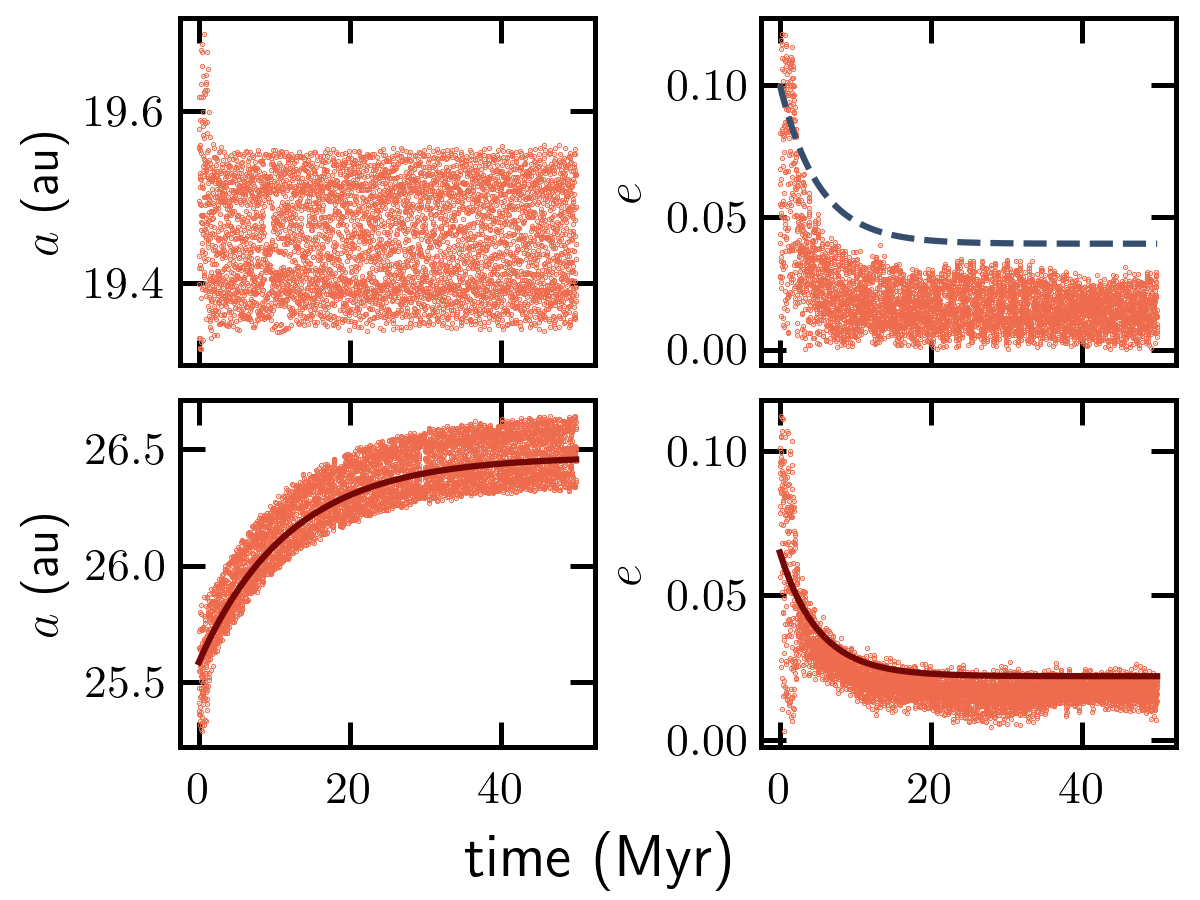

This figure's Python source:
import matplotlib.pyplot as plt
import numpy as np
import glob
plt.style.use('paper_labels_colors.mplstyle')
from plotting import *



taus = np.array(([0.0, 0.0, 0.0, 0.0, 0.0],
[0.0, 0.0, 0.0, 0.0, 0.0],
[0.0,5.13e6,0.0,0.0,0.0],
[1.2e7, 5.13e6, 0, 0, 0]))*2*np.pi

fparams = np.array(([0.0,0.0,0.0,26.47],
                    [0.0,0.0,0.04,0.022],
                    np.array([0.0,0.0,0.0,0.0])*np.pi/180,
                    np.array([0.0,0.0,0.0,0.0])*np.pi/180,
                    np.array([0.0,0.0,0.0,0.0])*np.pi/180))

expEq = np.array(([None,None,None,None,None],
[None,None,None,None,None],
[None,0,None,None,None],
[0,0,None,None,None]))

indxPlanets = [2,3]
file = "../4planet-Urn-Nep-edamp-fig9/fourplanet-urn-nep-dampboth.txt"
dat = get_data(file,4,rebound=True)
fig,axs=publication_plots_ae(dat,indxPlanets,fparams,taus,expEq,rebound=True,verbose=False)
fig.supxlabel("time (Myr)")
fig.subplots_adjust(hspace=0.1,top=0.98,right=0.98,left = 0.15,bottom=0.17,wspace=0.4)
fig.savefig(f"fig9.png",dpi=300)
plt.close()